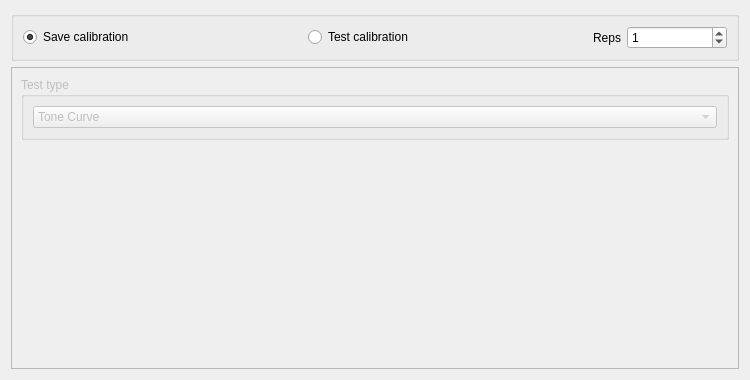
<?xml version="1.0" encoding="UTF-8"?>
<ui version="4.0">
 <class>CalibrationWidget</class>
 <widget class="QWidget" name="CalibrationWidget">
  <property name="geometry">
   <rect>
    <x>0</x>
    <y>0</y>
    <width>750</width>
    <height>380</height>
   </rect>
  </property>
  <property name="windowTitle">
   <string>Form</string>
  </property>
  <layout class="QVBoxLayout" name="verticalLayout">
   <item>
    <widget class="QGroupBox" name="calgroup">
     <property name="maximumSize">
      <size>
       <width>16777215</width>
       <height>50</height>
      </size>
     </property>
     <property name="font">
      <font>
       <kerning>true</kerning>
      </font>
     </property>
     <property name="title">
      <string/>
     </property>
     <property name="flat">
      <bool>false</bool>
     </property>
     <property name="checkable">
      <bool>false</bool>
     </property>
     <layout class="QHBoxLayout" name="horizontalLayout_4">
      <item>
       <widget class="QRadioButton" name="savecalCkbx">
        <property name="text">
         <string>Save calibration</string>
        </property>
        <property name="checked">
         <bool>true</bool>
        </property>
       </widget>
      </item>
      <item>
       <widget class="QRadioButton" name="applycalCkbx">
        <property name="text">
         <string>Test calibration</string>
        </property>
       </widget>
      </item>
      <item>
       <widget class="QLabel" name="label_2">
        <property name="sizePolicy">
         <sizepolicy hsizetype="Fixed" vsizetype="Preferred">
          <horstretch>0</horstretch>
          <verstretch>0</verstretch>
         </sizepolicy>
        </property>
        <property name="text">
         <string>Reps</string>
        </property>
       </widget>
      </item>
      <item>
       <widget class="QSpinBox" name="nrepsSpnbx">
        <property name="maximumSize">
         <size>
          <width>100</width>
          <height>16777215</height>
         </size>
        </property>
        <property name="value">
         <number>1</number>
        </property>
       </widget>
      </item>
     </layout>
    </widget>
   </item>
   <item>
    <widget class="QFrame" name="frame">
     <property name="enabled">
      <bool>false</bool>
     </property>
     <property name="frameShape">
      <enum>QFrame::StyledPanel</enum>
     </property>
     <property name="frameShadow">
      <enum>QFrame::Raised</enum>
     </property>
     <layout class="QVBoxLayout" name="verticalLayout_2">
      <item>
       <widget class="QGroupBox" name="testTypeGrp">
        <property name="enabled">
         <bool>false</bool>
        </property>
        <property name="title">
         <string>Test type</string>
        </property>
        <layout class="QHBoxLayout" name="horizontalLayout">
         <item>
          <widget class="QComboBox" name="calTypeCmbbx">
           <item>
            <property name="text">
             <string>Tone Curve</string>
            </property>
           </item>
          </widget>
         </item>
        </layout>
       </widget>
      </item>
      <item>
       <widget class="QStackedWidget" name="caleditorStack">
        <property name="currentIndex">
         <number>0</number>
        </property>
        <widget class="QWidget" name="page">
         <layout class="QVBoxLayout" name="verticalLayout_3">
          <item>
           <widget class="TuningCurveEditor" name="curveWidget" native="true"/>
          </item>
         </layout>
        </widget>
       </widget>
      </item>
     </layout>
    </widget>
   </item>
  </layout>
 </widget>
 <customwidgets>
  <customwidget>
   <class>TuningCurveEditor</class>
   <extends>QWidget</extends>
   <header>spikeylab.gui.stim.tuning_curve</header>
   <container>1</container>
  </customwidget>
 </customwidgets>
 <resources/>
 <connections>
  <connection>
   <sender>calTypeCmbbx</sender>
   <signal>currentIndexChanged(int)</signal>
   <receiver>caleditorStack</receiver>
   <slot>setCurrentIndex(int)</slot>
   <hints>
    <hint type="sourcelabel">
     <x>194</x>
     <y>93</y>
    </hint>
    <hint type="destinationlabel">
     <x>207</x>
     <y>129</y>
    </hint>
   </hints>
  </connection>
  <connection>
   <sender>applycalCkbx</sender>
   <signal>toggled(bool)</signal>
   <receiver>frame</receiver>
   <slot>setEnabled(bool)</slot>
   <hints>
    <hint type="sourcelabel">
     <x>362</x>
     <y>28</y>
    </hint>
    <hint type="destinationlabel">
     <x>734</x>
     <y>369</y>
    </hint>
   </hints>
  </connection>
  <connection>
   <sender>applycalCkbx</sender>
   <signal>toggled(bool)</signal>
   <receiver>testTypeGrp</receiver>
   <slot>setEnabled(bool)</slot>
   <hints>
    <hint type="sourcelabel">
     <x>350</x>
     <y>27</y>
    </hint>
    <hint type="destinationlabel">
     <x>310</x>
     <y>69</y>
    </hint>
   </hints>
  </connection>
 </connections>
 <slots>
  <slot>xor_applycal()</slot>
  <slot>xor_savecal()</slot>
 </slots>
</ui>
